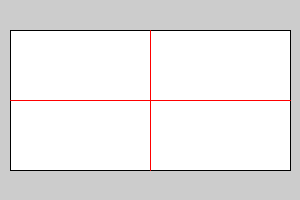
Frame 1 (no input)
Frame 60 (the mouse pressed at the canvas centre just before this capture): identical to frame 1, image omitted
Frame 120 (the mouse held since frame 60 and released just before this capture): identical to frame 1, image omitted

The Processing sketch that drew this single still picture (run headless with seeded random() and noise(); from frame 60 on, the mouse is pressed at the canvas centre):

// Processing sketch: opdracht_2_4
// ── opdracht_2_4.pde
float hoog;
float breed;
int stroke;
float middenHoog;
float middenBreed;
int middelpuntX;
int middelpuntY;

void setup (){
  size(300,200);
  hoog = 140;
  breed = 2*hoog;
  stroke = 1;
  middenHoog = hoog/2;
  middelpuntX = width / 2;
  middelpuntY = height / 2;
};

void draw(){
  rechthoek();
  lijnHorizon();
  lijnVerticaal();
};

void rechthoek (){
  rectMode(CENTER);
  stroke(0);
  rect(middelpuntX,middelpuntY,breed,hoog);
};

void lijnHorizon(){
  stroke(255,0,0);
  line(middelpuntX-hoog,middelpuntY,middelpuntX+hoog,middelpuntY);
};

void lijnVerticaal(){
  stroke(255,0,0);
  line(middelpuntX,middelpuntY-(middenHoog),middelpuntX,middelpuntY+(middenHoog));
};
